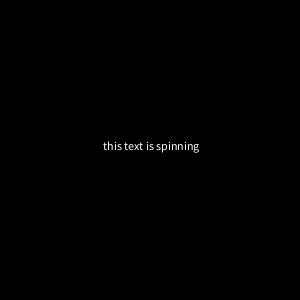
Frame 1 (no input)
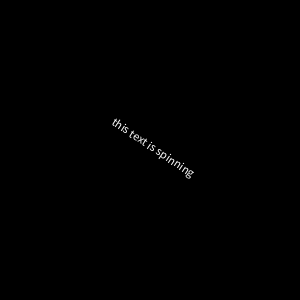
Frame 60 (the mouse pressed at the canvas centre just before this capture)
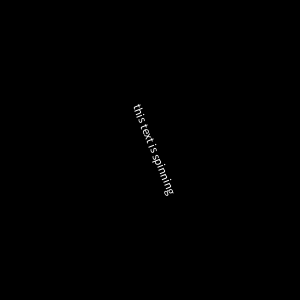
Frame 120 (the mouse held since frame 60 and released just before this capture)

The Processing sketch that drew these frames (run headless with seeded random() and noise(); from frame 60 on, the mouse is pressed at the canvas centre):

// Processing sketch: rotate_text
// ── rotate_text.pde
float x;

void setup(){
  size(300,300);
  background(0);
  x=0;
}

void draw(){
  background(0);
  
  String s = "this text is spinning";
  textAlign(CENTER);
  translate(width/2,height/2);
  rotate(x);
  text(s,0,0);
  x = x + 0.01;
  
}
